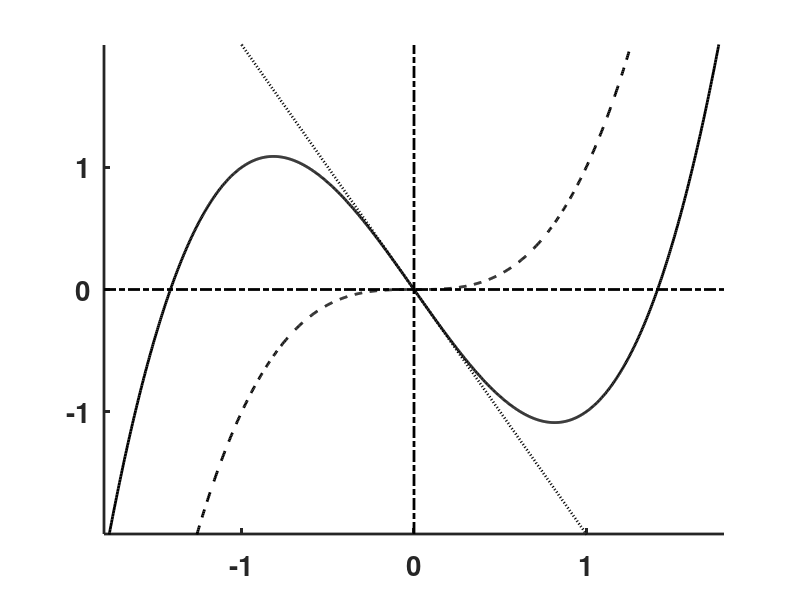

This figure's MATLAB source: (Note: this script raises an error after producing the figure.)
clear;  figure('Position',[100 100 400 400],'Color',[1 1 1]); clf;  hold on; 

xy=[-1.8 1.8 -2 2];
xx=linspace(-1.8,1.8,1000);  ym1=-2*xx;  
h(1)=plot(xx,ym1,'k:','LineWidth',2)
ym1=xx.^3;  
h(2)=plot(xx,ym1,'k--','LineWidth',2)
ym1=xx.^3-2*xx;  
h(3)=plot(xx,ym1,'k','LineWidth',2)
set(gca,'LineWidth',2); 
axis(xy); axis manual;
plot([xy(1) xy(2)],[0 0],'k-.','LineWidth',2);
plot([0 0],[xy(3) xy(4)],'k-.','LineWidth',2);
set(gca,'XTick',[-1 0 1],'YTick',[-1 0 1],'FontSize',20,'FontWeight','bold');

%assign labels for handles
g=legend(h,'f_{1}(x) = -2x','f_{2}(x) = x^{3}','f_{1}(x) + f_{2}(x)',4);
set(g,'Color','none')
%export to eps (change path and file name accordingly)
 print('-depsc2',sprintf('C:\\Documents and Settings\\ajay\\Desktop\\BootCampFig_1203\\BC_2003\\matlab\\fig16b'));
